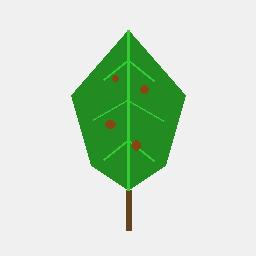
#> input picture sample_leaf.jpg, 256 x 256 px
$ python -i app.py   (imports and definitions only)   (older library calls are emulated)
#> lines starting #> are read from the running program, lines starting #| are printed output that depends on the picture; after the words box and inside, x2 and y2 are one past the last pixel; in counts of white or black regions, pixels touching at a corner belong together
### src/predict.py
import os
import joblib
import pandas as pd
import numpy as np
from src.features import engineer_features

class LeafGuardPredictor:
    def __init__(self, models_dir="models"):
        """
        Loads the pre-trained Random Forest model, scaler, and expected feature columns template.
        """
        self.model = joblib.load(os.path.join(models_dir, "leafguard_model.joblib"))
        self.scaler = joblib.load(os.path.join(models_dir, "scaler.joblib"))
        self.feature_names = joblib.load(os.path.join(models_dir, "feature_names.joblib"))
        self.scale_cols = ['file_size_kb', 'brightness', 'blurriness_score', 'resolution', 'aspect_ratio', 'density_score', 'brightness_blur_interaction']

    # [104 lines left out: function predict, not called in this run]

### app.py
import os
import sys

# Ensure the local project folder has the highest priority in the Python path
sys.path.insert(0, os.path.dirname(os.path.abspath(__file__)))

import streamlit as st
import pandas as pd
import numpy as np
import cv2
from PIL import Image
from src.preprocessing import detect_image_quality
from src.predict import LeafGuardPredictor

# Page Config
# [64 lines not run here, left out]

# Initialize Session State for history
if 'history' not in st.session_state:
    st.session_state.history = []

# Mock Grad-CAM generator
def generate_mock_gradcam(image):
    img_bgr = cv2.cvtColor(np.array(image), cv2.COLOR_RGB2BGR)
#> img_bgr is the input picture: shape (256, 256, 3); mean B, G, R 203.6, 222.4, 204.4
    hsv = cv2.cvtColor(img_bgr, cv2.COLOR_BGR2HSV)
#> hsv: shape (256, 256, 3); mean H, S, V 17.6, 34.8, 222.8

    # Threshold for diseased/brownish spots on leaf
    lower_brown = np.array([8, 40, 30])
    upper_brown = np.array([30, 255, 200])
    lower_yellow = np.array([15, 60, 60])
    upper_yellow = np.array([35, 255, 255])

    mask_brown = cv2.inRange(hsv, lower_brown, upper_brown)
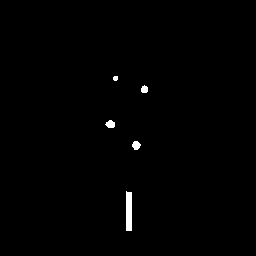
#> mask_brown: shape (256, 256); 0.64% white; 5 white regions, box (x1, y1, x2, y2) and area: (126, 191, 132, 231) 235, (105, 120, 115, 128) 59, (132, 141, 141, 150) 59, (141, 85, 148, 93) 45, (113, 76, 118, 81) 22
    mask_yellow = cv2.inRange(hsv, lower_yellow, upper_yellow)
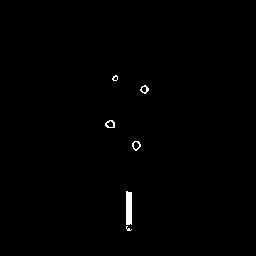
#> mask_yellow: shape (256, 256); 0.53% white; 6 white regions (1 under 20 px), largest, box (x1, y1, x2, y2) and area: (126, 191, 132, 225) 199, (105, 120, 115, 128) 42, (132, 141, 141, 151) 39, (140, 85, 149, 94) 36, (112, 75, 118, 81) 20
    mask = cv2.bitwise_or(mask_brown, mask_yellow)
#> mask: shape (256, 256); 0.69% white; 5 white regions, box (x1, y1, x2, y2) and area: (126, 191, 132, 231) 236, (105, 120, 115, 128) 67, (132, 141, 141, 151) 66, (140, 85, 149, 94) 54, (112, 75, 118, 81) 28

    # Add generic center activation if leaf has very few spots to simulate model focus area
    if np.sum(mask) < 200:
        cv2.circle(mask, (128, 110), 35, 180, -1)
        cv2.circle(mask, (100, 150), 25, 120, -1)

    heatmap = cv2.GaussianBlur(mask, (45, 45), 0)
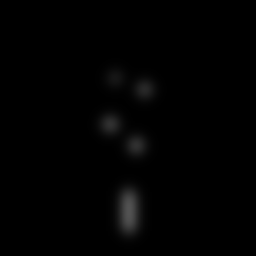
#> heatmap: shape (256, 256); min 0, max 82, mean 1.8
    heatmap = cv2.normalize(heatmap, None, alpha=0, beta=255, norm_type=cv2.NORM_MINMAX)
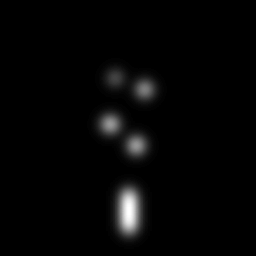
#> heatmap: shape (256, 256); min 0, max 255, mean 5.4
    heatmap_img = cv2.applyColorMap(heatmap, cv2.COLORMAP_JET)
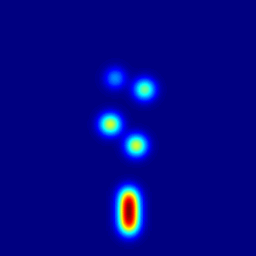
#> heatmap_img: shape (256, 256, 3); mean B, G, R 134.9, 6.6, 2.7

    overlay = cv2.addWeighted(img_bgr, 0.65, heatmap_img, 0.35, 0)
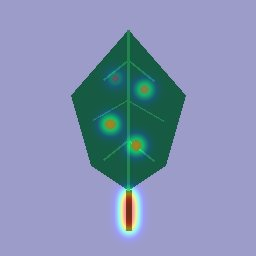
#> overlay: shape (256, 256, 3); mean B, G, R 179.7, 146.8, 133.8
    return Image.fromarray(cv2.cvtColor(overlay, cv2.COLOR_BGR2RGB))

# Initialize Predictor
@st.cache_resource
def get_predictor():
    return LeafGuardPredictor()

try:
    predictor = get_predictor()
except Exception as e:
    st.error(f"Error loading model assets: {e}. Please ensure you ran model training.")
    predictor = None

# Sidebar Content
# [2 lines not run here, left out]

# [4 lines that did not run here, left out]

# Sidebar History Feed
# [29 lines not run here, left out]

# [1 line that did not run here, left out]

# Set a default sample image path
sample_path = "sample_leaf.jpg"
img_np = None

# [142 lines not run here, left out]

>>> import cv2
>>> picture = cv2.cvtColor(cv2.imread('sample_leaf.jpg'), cv2.COLOR_BGR2RGB)
>>> result = generate_mock_gradcam(picture)
